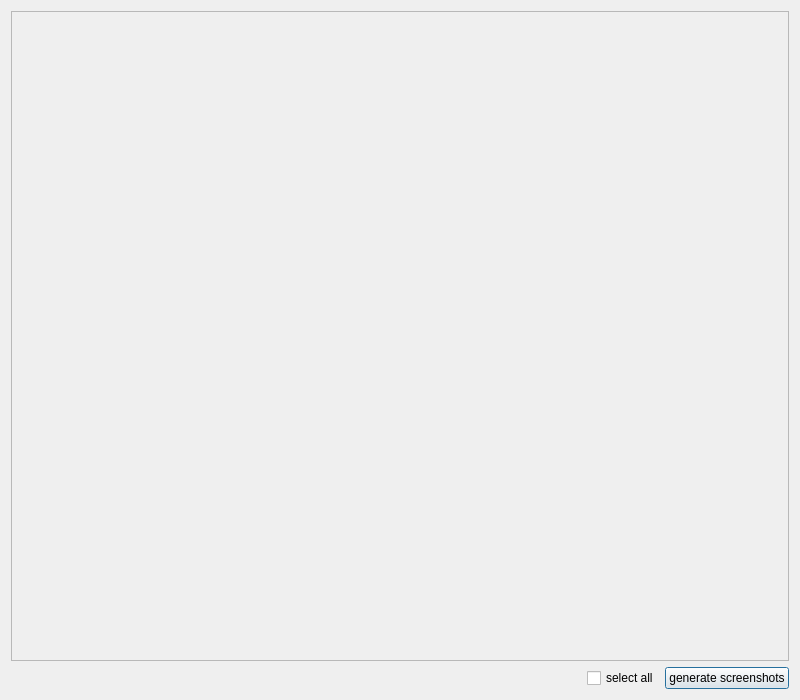
<?xml version="1.0" encoding="UTF-8"?>
<ui version="4.0">
 <class>ScrollableGraphicDisplay3</class>
 <widget class="QDialog" name="ScrollableGraphicDisplay3">
  <property name="geometry">
   <rect>
    <x>0</x>
    <y>0</y>
    <width>800</width>
    <height>700</height>
   </rect>
  </property>
  <property name="windowTitle">
   <string>Ranked-Order list with penalties</string>
  </property>
  <layout class="QVBoxLayout" name="verticalLayout_2">
   <item>
    <layout class="QVBoxLayout" name="wrapperVerticalLayout">
     <item>
      <widget class="QScrollArea" name="allRoutesScrollArea">
       <property name="widgetResizable">
        <bool>true</bool>
       </property>
       <widget class="QWidget" name="allRoutesscrollAreaWidgetContents">
        <property name="geometry">
         <rect>
          <x>0</x>
          <y>0</y>
          <width>778</width>
          <height>647</height>
         </rect>
        </property>
       </widget>
      </widget>
     </item>
     <item>
      <layout class="QHBoxLayout" name="generateSSHorizontalLayout">
       <item>
        <spacer name="horizontalSpacer">
         <property name="orientation">
          <enum>Qt::Horizontal</enum>
         </property>
         <property name="sizeHint" stdset="0">
          <size>
           <width>288</width>
           <height>20</height>
          </size>
         </property>
        </spacer>
       </item>
       <item>
        <widget class="QCheckBox" name="allRoutesSelectCheckBox">
         <property name="text">
          <string>select all</string>
         </property>
        </widget>
       </item>
       <item>
        <widget class="QPushButton" name="allRoutesGenerateSSPushButton">
         <property name="text">
          <string>generate screenshots</string>
         </property>
        </widget>
       </item>
      </layout>
     </item>
    </layout>
   </item>
  </layout>
 </widget>
 <resources/>
 <connections/>
</ui>
